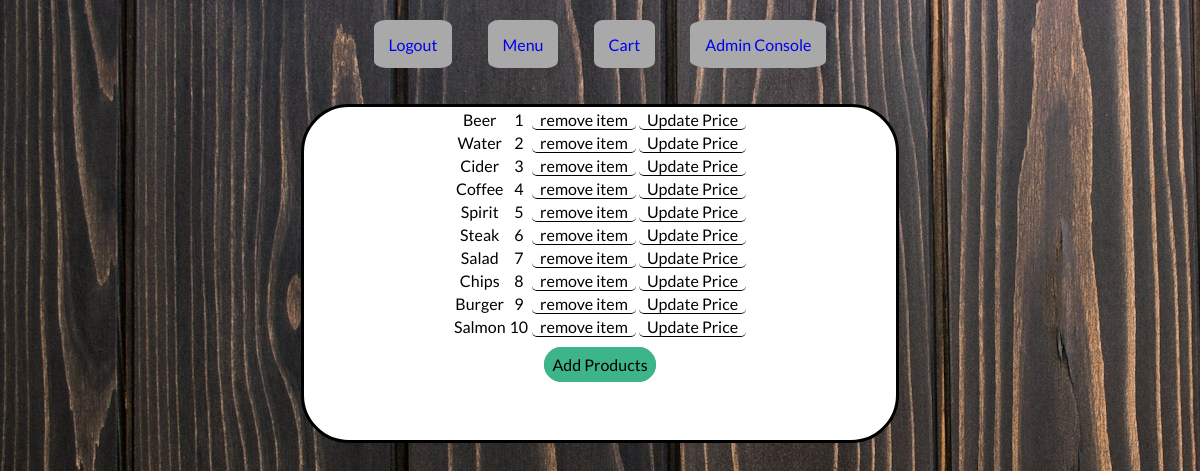
The app's page /admin_console (signed in) with its own data.
### tables this page shows
CREATE TABLE menu
(
    item_id INTEGER PRIMARY KEY AUTOINCREMENT,
    name TEXT NOT NULL,
    price TEXT NOT NULL,
    alcoholic TEXT NOT NULL,
    type TEXT NOT NULL,
    picture TEXT DEFAULT 'Default.jpeg'
);

### app.py (the view)
@app.route('/admin_console')
@login_required
@admin_required
def admin_console():
    db = get_db()
    menu = db.execute('''SELECT * FROM menu''').fetchall()
    item_id = db.execute('''SELECT item_id FROM menu''').fetchall()
    return render_template('admin_console.html', menu=menu, item_id=item_id, title='Admin Console', stylesheet=url_for('static', filename='admin_console_stylesheet.css'))

### app.py (called while the page is built)
@app.before_request
def load_logged_in_user():
    g.user = session.get('user_id', None)
    g.admin = session.get('admin', None)

def login_required(view):
    @wraps(view)
    def wrapped_view(*args, **kwargs):
        if g.user is None:
            return redirect(url_for('login', next=request.url))
        return view(*args, **kwargs)
    return wrapped_view

def admin_required(view):
    @wraps(view)
    def wrapped_view(*args, **kwargs):
        if g.admin is None:
            return redirect( url_for('menu') )
        return view(*args, **kwargs)
    return wrapped_view

### database.py (called while the page is built)
def get_db():
    if "db" not in g:
        g.db = sqlite3.connect(DATABASE,
            detect_types=sqlite3.PARSE_DECLTYPES
        )
        g.db.row_factory = sqlite3.Row
    return g.db

### templates/admin_console.html
{% extends 'base.html'%}
{% block main_content %}
    <section>
        <table>
            {% for item in menu %}
                <tr>
                    <td>{{ item['name'] }}</td>
                    <td>{{ item['item_id'] }}</td>
                    <td>
                        <a href="{{ url_for('remove_product', item_id=item['item_id']) }}">remove item</a>
                        <a href="{{ url_for('update_product', item_id=item['item_id']) }}">Update Price</a>
                    </td>
                </tr>
            {% endfor %}
        </table>
        <p><a id="add" href="{{ url_for('add_product') }}">Add Products</a></p>
    </section>
{% endblock %}

### static/admin_console_stylesheet.css (style rules this page uses)
section { display: block; width: 50%; text-align: center; margin: auto; height: auto; white-space: nowrap; border: solid black; background-color: white; border-radius: 3em; padding-bottom: 50px; }
table { justify-self: center; width: 50%; margin: auto; }
Table a { color: black; margin: 5px 0; padding: 0 0.5em; border-radius: 5px; text-decoration: none; border-bottom: solid 1px black; }
tr { margin: 2em 0; padding: 2em 0; }
a { text-decoration: none; }
#add { color: black; background-color: #3EB489; border: solid 3px #3EB489 ; border-radius: 3em; padding: 5px; text-decoration: none; }

### static/base.css (style rules this page uses)
html { font-size: 16px; font-family: MainFont; }
body { background-image: url('Darkwood.jpg'); }

### records on screen
menu: name "Beer", item_id "1"
menu: name "Water", item_id "2"
menu: name "Cider", item_id "3"
menu: name "Coffee", item_id "4"
menu: name "Spirit", item_id "5"
menu: name "Steak", item_id "6"
menu: name "Salad", item_id "7"
menu: name "Chips", item_id "8"
menu: name "Burger", item_id "9"
menu: name "Salmon", item_id "10"
